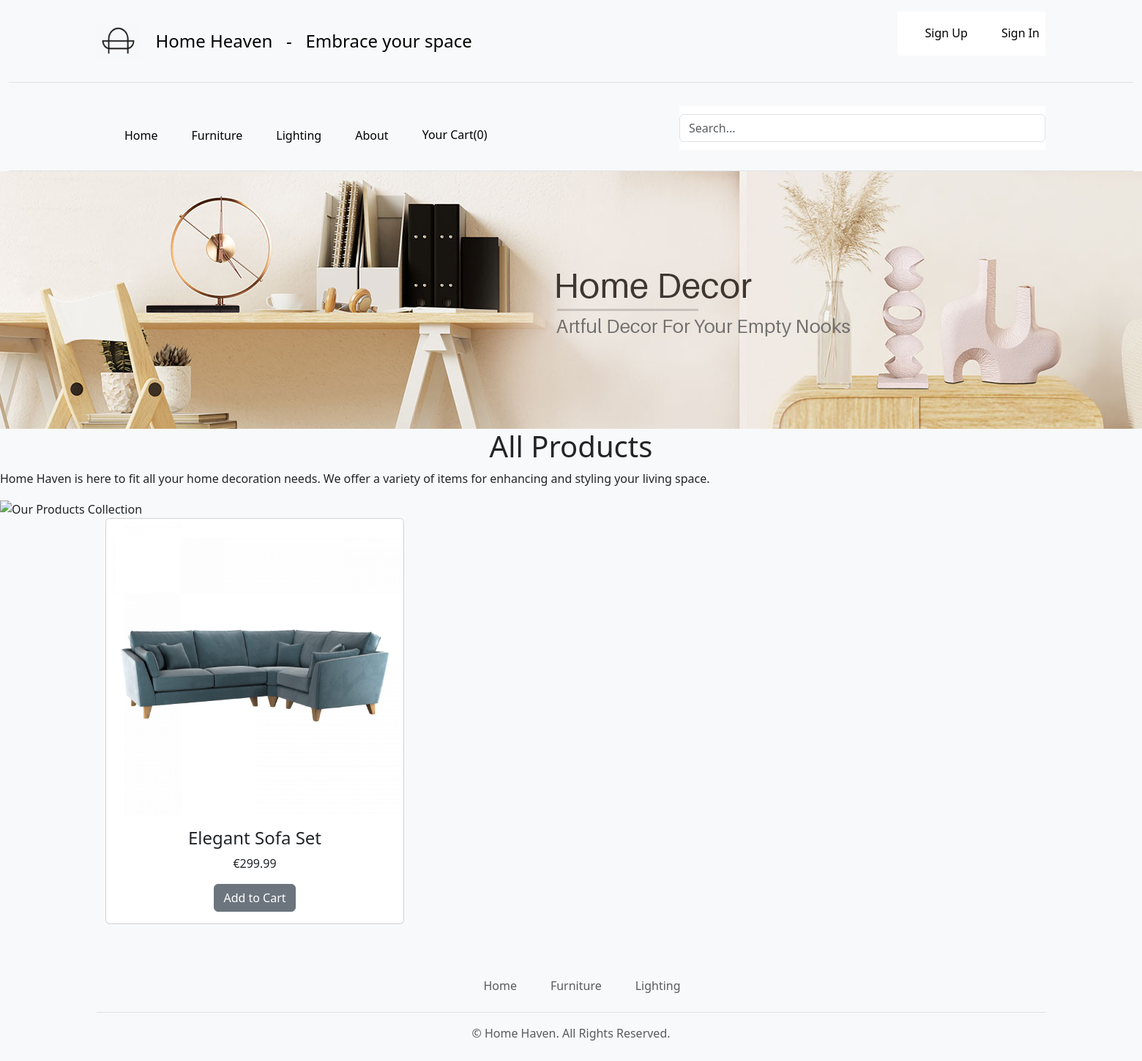
Before: /?page=2 with the older database file.
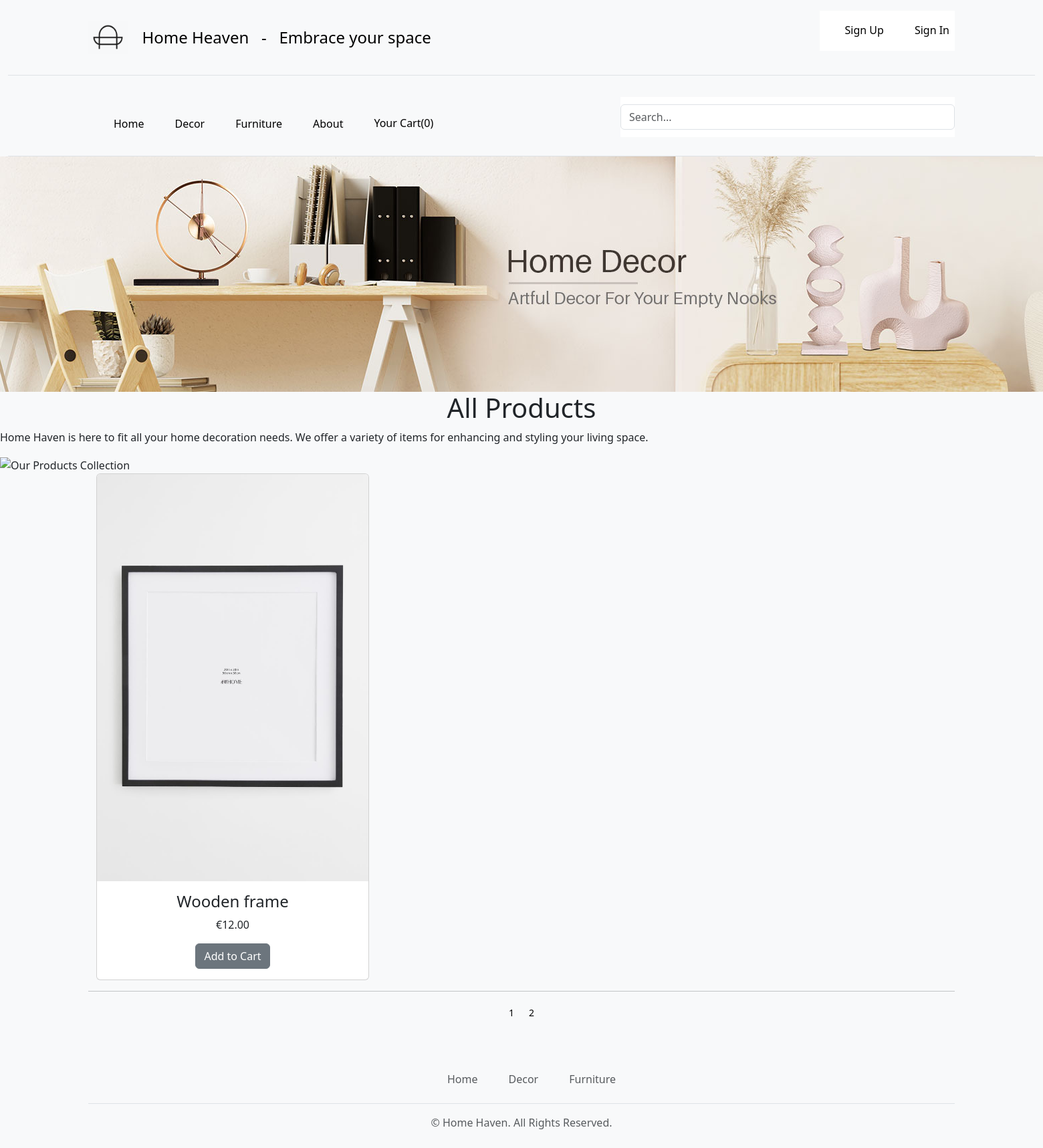
After: the same page with the newer database file.
### shop/models.py (models this page shows, shortened)
class Category(models.Model):
    id = models.UUIDField(primary_key=True,default=uuid.uuid4,editable=False)
    name = models.CharField(max_length=250, unique=True)
    description = models.TextField(blank = True)
    image = models.ImageField(upload_to = 'category', blank=True)
    class Meta:
        ordering = ('name',)
        verbose_name = 'category'
        verbose_name_plural = 'categories'
    def get_absolute_url(self):
        return reverse('shop:products_by_category', args=[self.id])

class Product(models.Model):
    id = models.UUIDField(primary_key=True,default=uuid.uuid4, editable=False)
    name = models.CharField(max_length=250, unique=True)
    description = models.TextField(blank=True)
    category = models.ForeignKey(Category, on_delete=models.CASCADE)
    price = models.DecimalField(max_digits=10, decimal_places=2)
    image = models.ImageField(upload_to='product')
    stock = models.IntegerField()
    class Meta:
        ordering = ('name',)
        verbose_name = 'product'
        verbose_name_plural = 'products'
    def get_absolute_url(self):
        return reverse('shop:product_detail', args=[self.category.id, self.id])

### shop/views.py (the view)
# urls.py: path("", views.prod_list, name="all_products"),
def prod_list(request,category_id=None):
    category = None
    products = Product.objects.filter(stock__gt=0)
    if category_id:
        category = get_object_or_404(Category,id=category_id)
        products = Product.objects.filter(category=category, stock__gt=0)
    paginator = Paginator(products,6)
    try:
        page = int(request.GET.get('page','1'))
    except:
        page = 1
    try:
        products = paginator.page(page)
    except (EmptyPage,InvalidPage):
        products = paginator.page(paginator.num_pages)
    return render(request,'shop/category.html',{'category':category,'prods':products})

### cart/context_processors.py (called while the page is built)
def counter(request):
    item_count = 0
    if 'admin' in request.path:
        return {}
    try:
        cart = Cart.objects.get(cart_id=_cart_id(request))
        cart_items = CartItem.objects.filter(cart=cart)
        item_count = sum(cart_item.quantity for cart_item in cart_items)
    except Cart.DoesNotExist:
        item_count = 0
    return {'item_count': item_count}

### cart/views.py (called while the page is built)
def _cart_id(request):
    cart = request.session.session_key
    if not cart:
        cart = request.session.create()
    return cart

### shop/context_processors.py (called while the page is built)
def menu_links(request):
    categories = Category.objects.all()
    return {'categories':categories}

### shop/templates/shop/category.html (shortened to what this page needs)
{% extends "base.html" %}
{% load static %}
{% block content %}
{% if category %}
<br>
<div>
    <h1 class="text-center page-title">{{category.name}}</h1>
    <div class="mx-auto">
        <img class="my_image" src="{{category.image.url}}" alt="{{category.name}}">
    </div>
    <br>
    <p class="page-description">{{category.description}}</p>
</div>
{% else %}
<img class="my_image my_image_padding" src="{% static 'images/banner_p.jpg' %}" alt="Our Products Collection">
<br>
<div>
    <h1 class="text-center page-title">All Products</h1>
    <p class="page-description">Home Haven is here to fit all your home decoration needs. We offer a variety of items for enhancing and styling your living space.</p>
</div>
<img class="my_banner" src="{% static 'images/banner.jpg' %}" alt="Our Products Collection">
{% endif %}
<div>
    <div class="container">
        <div class="row mx-auto">
            {% for product in prods %}
            <div class="my_bottom_margin col-9 col-lg-4 col-sm-12 col-md-4">
                <div class="card text-center" style="min-width:18rem;">
                    <a class="img" href="{{product.get_absolute_url}}"><img class="card-img-top
                         my_image" src="{{product.image.url}}" alt="{{product.name}}"></a>
                    <div class="card-body">
                        <h4>{{product.name}}</h4>
                        <p>€{{product.price}}</p>
                        <a class="btn btn-secondary" href="{% url 'cart:cart_add' product.id %}">Add to Cart</a>
                    </div>
                </div>
            </div>
            {% endfor %}
        </div>
        <div class="mx-auto">
            {% if prods.paginator.num_pages > 1 %}
            <hr>
            <div class="text-center">
                {% for pg in prods.paginator.page_range %}
                <a href="?page={{pg}}" class="btn btn-light btn-sm {%
            if products.number == pg %}active{% endif
            %}">{{pg}}</a>
                {% endfor %}
            </div>
            {% endif %}
        </div>
        <br>
    </div>
    {% endblock %}

### shop/templates/navbar.html (shortened to what this page needs)
{% load static %}
<header class="py-3 mb-4 border-bottom">
  <div class="container d-flex flex-wrap justify-content-center">
    <a href="/" class="d-flex align-items-center mb-3 mb-lg-0 me-lg-auto link-body-emphasis text-decoration-none">
      <img src="{% static 'images/logo2.png' %}" alt="Home Decoration Store" class="bi me-2" width="60" height="50">
      <span class="fs-4">&nbsp&nbspHome Heaven &nbsp&nbsp- &nbsp Embrace your space</span>
    </a>
    <ul class="nav">
      <ul class="navbar">
        {% if user and user.is_authenticated %}
        <li class="nav-item">
          <div class="dropdown">
            <a href="#" class="nav-link" role="button">
              Welcome, {{ user.username }} <ion-icon name="caret-down-outline"></ion-icon>
            </a>
            <div class="dropdown-menu">
              <a href="{% url 'profile_view' user.profile.pk %}" class="dropdown-item">Profile</a>
            </div>
          </div>
        </li>
        <li class="nav-item">
          <a href="{% url 'logout' %}" class="nav-link link-body-emphasis px-2">Sign Out <ion-icon
              name="exit-outline"></ion-icon></a>
        </li>
        {% else %}
        <li class="nav-item">
          <a href="{% url 'signup' %}" class="nav-link link-body-emphasis px-2">Sign Up </a>
        </li>
        <li class="nav-item">
          <a href="{% url 'login' %}" class="nav-link link-body-emphasis px-2">Sign In </a>
        </li>
        {% endif %}
      </ul>
    </ul>
  </div>
</header>
<nav class="py-2 bg-body-tertiary border-bottom">
  <div class="container d-flex flex-wrap">
    <ul class="nav me-auto">
      <li class="nav-item"><a href="{% url 'shop:all_products' %}" class="nav-link link-body-emphasis px-2 active"
          aria-current="page">Home</a></li>
      {% for cat in categories %}
      <li class="nav-item"><a href="{{cat.get_absolute_url}}" class="nav-link link-body-emphasis px-2">{{cat.name}}</a>
      </li>
      {% endfor %}
      <li class="nav-item"><a href="#" class="nav-link link-body-emphasis px-2">About</a></li>
      <li class="nav-item text-center">
        <a class="nav-link link-body-emphasis px-2" href="{% url 'cart:cart_detail' %}">Your Cart({{ item_count|default:"0" }})</a>
      </li>
    </ul>
    <ul class="nav">
      <ul class="navbar search_bar">
        <form class="col-12 col-lg-auto mb-3 mb-lg-0" role="search" method="POST" action="{% url 'search-view' %}">
          <input class="form-control" type="search" placeholder="Search..." name="search_query" aria-label="Search">
        </form>
      </ul>
    </ul>
  </div>
</nav>

### shop/templates/footer.html (shortened to what this page needs)
  <div class="container">
    <footer class="py-3 my-4">
        <ul class="nav justify-content-center border-bottom pb-3 mb-3">
            <li class="nav-item"><a href="#" class="nav-link px-2 text-muted">Home</a></li>
            {% for cat in categories %}
            <li class="nav-item"><a  href="{{cat.get_absolute_url}}" class="nav-link px-2 text-muted">{{cat.name}}</a></li>
            {% endfor %}
          </ul>
            <p class="text-center text-muted">© Home Haven. All Rights Reserved.</p>
      </div>

Changed rows visible on the page:
removed Product: image (picture), name "Elegant Sofa Set", price "299.99"
changed Category: name "Lighting" → "Decor"; moves up the list
added Product: image (picture), name "Wooden frame", price "12.00"
Other visible differences:
new list line: "1"
new list line: "2"
